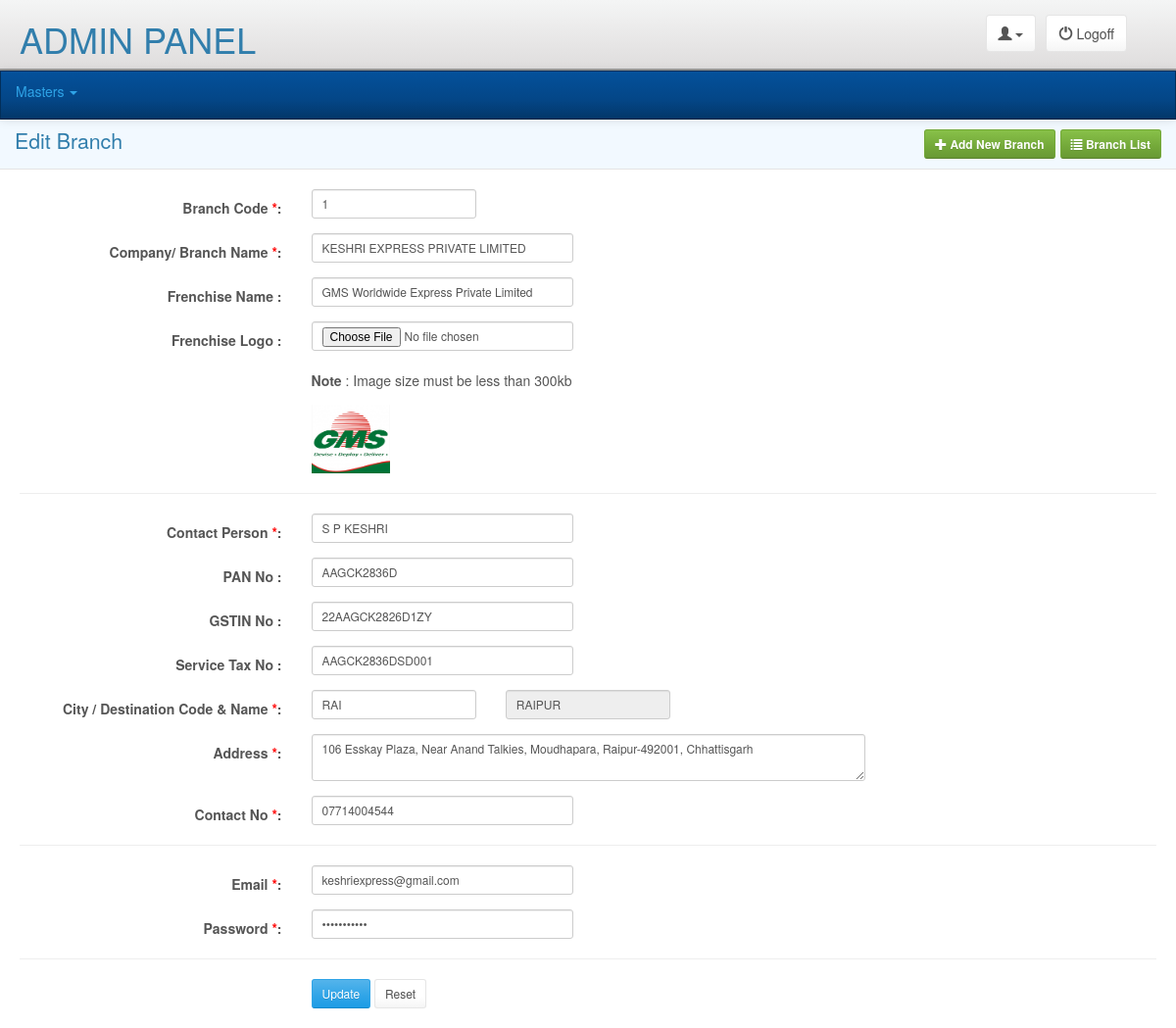
/adminpanel/masters/branch/edit_branch.php?id=1 (signed in), run on an earlier commit of the app's database.
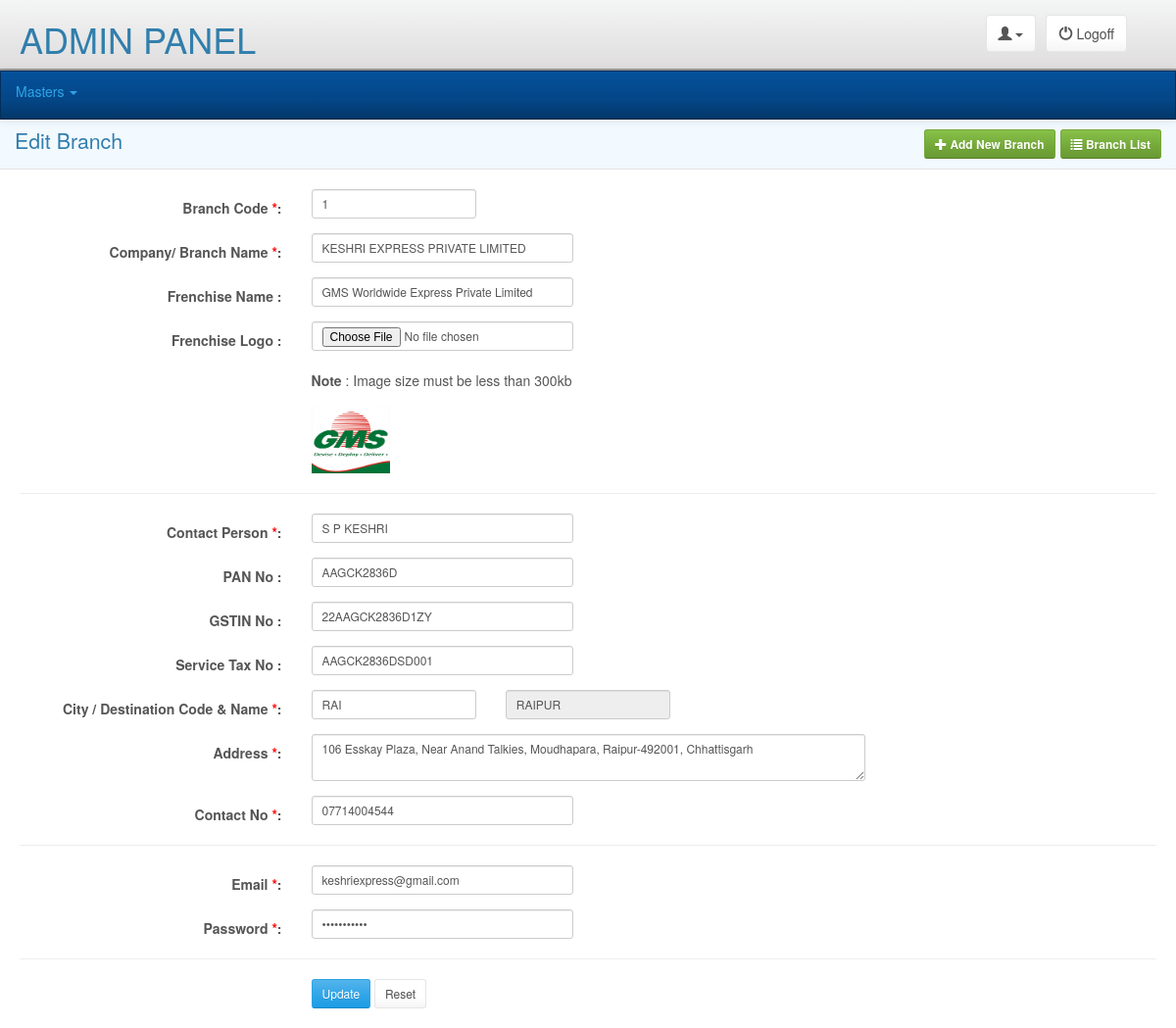
And on a later commit of the database.
### tables this page shows
CREATE TABLE `tbl_branchs` (
  `Branch_Id` smallint(6) NOT NULL,
  `Branch_Code` varchar(20) NOT NULL,
  `Branch_Name` char(50) NOT NULL,
  `Franchise_Name` varchar(100) NOT NULL,
  `Franchise_Logo` varchar(75) DEFAULT NULL,
  `Contact_Person` char(20) NOT NULL,
  `Address` char(150) NOT NULL,
  `Destination_Id` smallint(6) DEFAULT NULL,
  `GSTIN` varchar(20) NOT NULL,
  `Service_Tax_No` varchar(20) NOT NULL,
  `PAN_No` varchar(10) NOT NULL,
  `Contact_No` varchar(11) DEFAULT NULL,
  `Email` char(50) DEFAULT NULL,
  `Password` char(20) DEFAULT NULL,
  `Is_Active` tinyint(4) NOT NULL COMMENT '0-Inactive, 1-active'
);

CREATE TABLE `tbl_destinations` (
  `Destination_Id` smallint(6) NOT NULL,
  `Destination_Code` varchar(20) NOT NULL,
  `Destination_Name` varchar(50) NOT NULL,
  `State_Id` tinyint(4) NOT NULL
);

### libraries/classes/DBConn.php (called while the page is built, shortened)
<?php
class DBConn extends Conn {
	 function ExecuteQuery($userQuery)
	{
		$result= mysql_query($userQuery);
                $num_fields = mysql_num_fields($result);
				$obj = array();
				$x=1;
				while($row=mysql_fetch_array($result)){
				  for($j=0;$j<$num_fields;$j++){
					 $name = mysql_field_name($result, $j);
					 $obj[$x][$name]=$row[$name];
					}
					$x++;
					}
     return $obj;
	}
}
?>

### adminpanel/masters/branch/edit_branch.php (the view, shortened to what the changed rows need)
<?php
require_once(PATH_LIBRARIES.'/classes/DBConn.php');
include(PATH_ADMIN_INCLUDE.'/header.php');
$db = new DBConn();
$res=$db->ExecuteQuery("SELECT Branch_Code, Branch_Name, Franchise_Name, Franchise_Logo, Contact_Person, PAN_No, GSTIN, Service_Tax_No, B.Destination_Id, Destination_Code, Destination_Name, Address, Contact_No, Email, Password FROM tbl_branchs B
INNER JOIN tbl_destinations D ON D.Destination_Id = B.Destination_Id
WHERE Branch_Id=".$_GET['id']);
?>
<div class="pageTitle">
	<h1 class="pull-left">Edit Branch</h1>
</div>
<div class="main">
	<div class="clear formbgstyle">
    	<form class="form-horizontal" role="form" id="editBranch" method="post">
      <div>
        <div class="form-group">
          <div class="col-sm-2">
            <input type="text" class="form-control input-sm" id="branch_code" name="branch_code" placeholder="Branch Code" value="<?php echo $res[1]['Branch_Code']; ?>"  />
          </div>
        </div>
        <div class="form-group">
          <div class="col-sm-3">
            <input type="text" class="form-control input-sm" id="branch_name" name="branch_name" placeholder="Company or Branch Name" value="<?php echo $res[1]['Branch_Name']; ?>" />
          </div>
        </div>
        <div class="form-group">
          <div class="col-sm-3">
            <input type="text" class="form-control input-sm" id="franchise_name" name="franchise_name" placeholder="Ex: GMS Worldwide Express Pvt. Ltd." value="<?php echo $res[1]['Franchise_Name']; ?>" />
          </div>
        </div>
        <?php if(isset($res[1]['Franchise_Logo'])){ ?>
        <div class="form-group">
          <div class="col-md-6 col-sm-6 col-xs-12 col-sm-offset-3">
            <img width="80" src="<?php echo PATH_UPLOAD_IMAGE.'/franchise/thumb/'.$res[1]['Franchise_Logo'];?>" alt="" />
          </div>
        </div>
        <?php } ?>
        <div class="form-group">
          <div class="col-sm-3">
            <input type="text" class="form-control input-sm" id="cont_person" name="cont_person" placeholder="Contact Person" value="<?php echo $res[1]['Contact_Person']; ?>" />
          </div>
        </div>
        <div class="form-group">
          <div class="col-sm-3">
            <input type="text" class="form-control input-sm" id="panNo" name="panNo" placeholder="PAN No" value="<?php echo $res[1]['PAN_No']; ?>" />
          </div>
        </div>
        <div class="form-group">
          <div class="col-sm-3">
            <input type="text" class="form-control input-sm" id="gstNo" name="gstNo" placeholder="GSTIN No" value="<?php echo $res[1]['GSTIN']; ?>" />
          </div>
        </div>
        <div class="form-group">
          <div class="col-sm-3">
            <input type="text" class="form-control input-sm" id="serv_tax_no" name="serv_tax_no" placeholder="Service Tax No" value="<?php echo $res[1]['Service_Tax_No']; ?>" />
          </div>
        </div>
        <div class="form-group">
          <div class="col-sm-2">
            <input type="text" class="form-control input-sm" id="dest_code" name="dest_code" placeholder="Ex: RAI, BHI..." value="<?php echo $res[1]['Destination_Code']; ?>" />
          </div>
          <div class="col-sm-2" id="destinationName">
             <input type="text" class="form-control input-sm" id="Destination_Name" name="Destination_Name" placeholder="Name" readonly="readonly" value="<?php echo $res[1]['Destination_Name']; ?>" />
          </div>
        </div>
        <div class="form-group">
          <div class="col-sm-6">
          	<textarea class="form-control input-sm" id="address" name="address" cols="" rows="" placeholder="Type Branch Address"><?php echo $res[1]['Address']; ?></textarea>
          </div>
        </div>
        <div class="form-group">
          <div class="col-sm-3">
            <input type="text" class="form-control input-sm" id="phone_no" name="phone_no" placeholder="Phone No" value="<?php echo $res[1]['Contact_No']; ?>" />
          </div>
        </div>
        <div class="form-group">
          <div class="col-sm-3">
            <input type="text" class="form-control input-sm" id="email" name="email" placeholder="Email" value="<?php echo $res[1]['Email']; ?>" />
          </div>
        </div>
        <div class="form-group">
          <div class="col-sm-3">
            <input type="password" class="form-control input-sm" id="password" name="password" placeholder="Password" value="<?php echo $res[1]['Password']; ?>" />
          </div>
        </div>
      </div>
    </form>
    </div>
</div>

What changed in the data, as far as the page shows it:
changed tbl_branchs "KESHRI EXPRESS PRIVATE LIMITED": gstNo "22AAGCK2826D1ZY" → "22AAGCK2836D1ZY"
